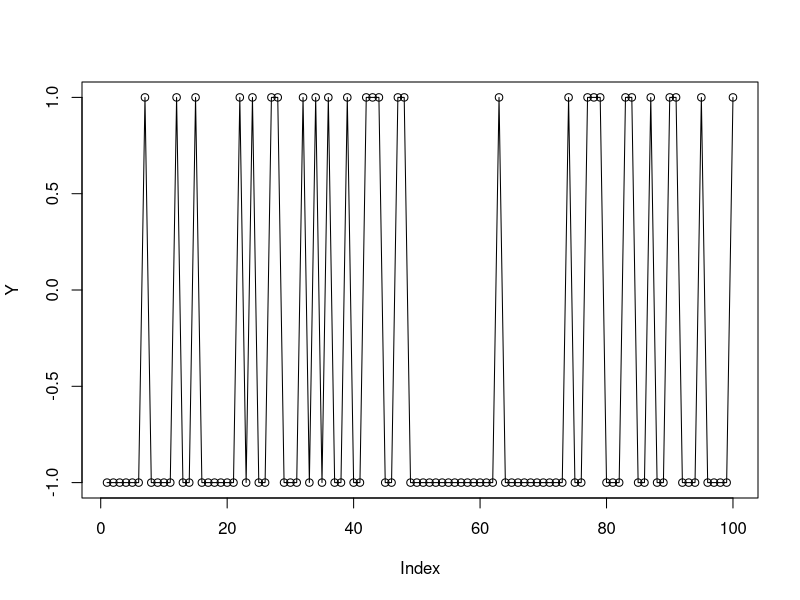

Write R code to recreate this figure.
#independent coin toss example 
set.seed(100)
p <- 0.3

Z <- rbinom(100, 1, p)
Z
sum(Z)

Y <- 2*Z - 1
Y

plot(Y)
lines(Y)